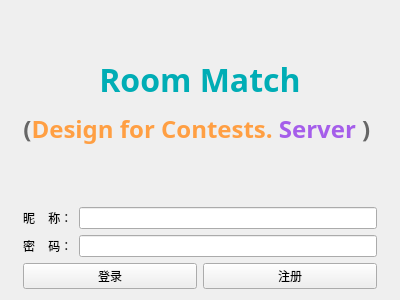
<?xml version="1.0" encoding="UTF-8"?>
<ui version="4.0">
 <class>LoginWidget</class>
 <widget class="QWidget" name="LoginWidget">
  <property name="geometry">
   <rect>
    <x>0</x>
    <y>0</y>
    <width>400</width>
    <height>300</height>
   </rect>
  </property>
  <property name="windowTitle">
   <string>Form</string>
  </property>
  <layout class="QVBoxLayout" name="verticalLayout">
   <item>
    <layout class="QGridLayout" name="gridLayout">
     <item row="1" column="0">
      <spacer name="hs1">
       <property name="orientation">
        <enum>Qt::Orientation::Horizontal</enum>
       </property>
       <property name="sizeHint" stdset="0">
        <size>
         <width>40</width>
         <height>20</height>
        </size>
       </property>
      </spacer>
     </item>
     <item row="1" column="3">
      <spacer name="hs3">
       <property name="orientation">
        <enum>Qt::Orientation::Horizontal</enum>
       </property>
       <property name="sizeHint" stdset="0">
        <size>
         <width>40</width>
         <height>20</height>
        </size>
       </property>
      </spacer>
     </item>
     <item row="2" column="3">
      <spacer name="hs4">
       <property name="orientation">
        <enum>Qt::Orientation::Horizontal</enum>
       </property>
       <property name="sizeHint" stdset="0">
        <size>
         <width>40</width>
         <height>20</height>
        </size>
       </property>
      </spacer>
     </item>
     <item row="1" column="2">
      <widget class="QLineEdit" name="usernameEdit"/>
     </item>
     <item row="2" column="0">
      <spacer name="hs2">
       <property name="orientation">
        <enum>Qt::Orientation::Horizontal</enum>
       </property>
       <property name="sizeHint" stdset="0">
        <size>
         <width>40</width>
         <height>20</height>
        </size>
       </property>
      </spacer>
     </item>
     <item row="2" column="1">
      <widget class="QLabel" name="pwdLabel">
       <property name="text">
        <string>密    码：</string>
       </property>
      </widget>
     </item>
     <item row="1" column="1">
      <widget class="QLabel" name="usernameLabel">
       <property name="text">
        <string>昵    称：</string>
       </property>
      </widget>
     </item>
     <item row="3" column="1" colspan="2">
      <layout class="QHBoxLayout" name="horizontalLayout">
       <item>
        <widget class="QPushButton" name="loginBtn">
         <property name="text">
          <string>登录</string>
         </property>
        </widget>
       </item>
       <item>
        <widget class="QPushButton" name="registerBtn">
         <property name="text">
          <string>注册</string>
         </property>
        </widget>
       </item>
      </layout>
     </item>
     <item row="2" column="2">
      <widget class="QLineEdit" name="pwdEdit">
       <property name="echoMode">
        <enum>QLineEdit::EchoMode::Password</enum>
       </property>
      </widget>
     </item>
     <item row="0" column="1" colspan="2">
      <widget class="QLabel" name="picLabel">
       <property name="font">
        <font>
         <family>字魂春归体</family>
         <pointsize>24</pointsize>
         <bold>false</bold>
        </font>
       </property>
       <property name="text">
        <string>&lt;p align=&quot;center&quot; style=&quot;line-height: 125%;&quot;&gt;
    &lt;span style=&quot;font-size: 32px; font-weight: bold; color: #00adb5; font-family: 'Segoe UI', sans-serif;&quot;&gt;
        Room Match
    &lt;/span&gt;
    &lt;br/&gt;
    &lt;span style=&quot;font-size: 24px; font-weight: 500; font-family: 'Segoe UI', sans-serif;&quot;&gt;
        &lt;span style=&quot;color: #666666;&quot;&gt;(&lt;/span&gt;&lt;span style=&quot;color: #ff9f43; font-weight: bold;&quot;&gt;Design for Contests.&lt;/span&gt; 
        &lt;span style=&quot;color: #a55eea; font-weight: bold;&quot;&gt;Server&lt;/span&gt;
        &lt;span style=&quot;color: #666666;&quot;&gt;)&lt;/span&gt;
    &lt;/span&gt;
&lt;/p&gt;</string>
       </property>
       <property name="textFormat">
        <enum>Qt::TextFormat::RichText</enum>
       </property>
       <property name="scaledContents">
        <bool>false</bool>
       </property>
       <property name="alignment">
        <set>Qt::AlignmentFlag::AlignCenter</set>
       </property>
       <property name="wordWrap">
        <bool>false</bool>
       </property>
       <property name="margin">
        <number>5</number>
       </property>
      </widget>
     </item>
    </layout>
   </item>
  </layout>
 </widget>
 <resources/>
 <connections/>
</ui>
